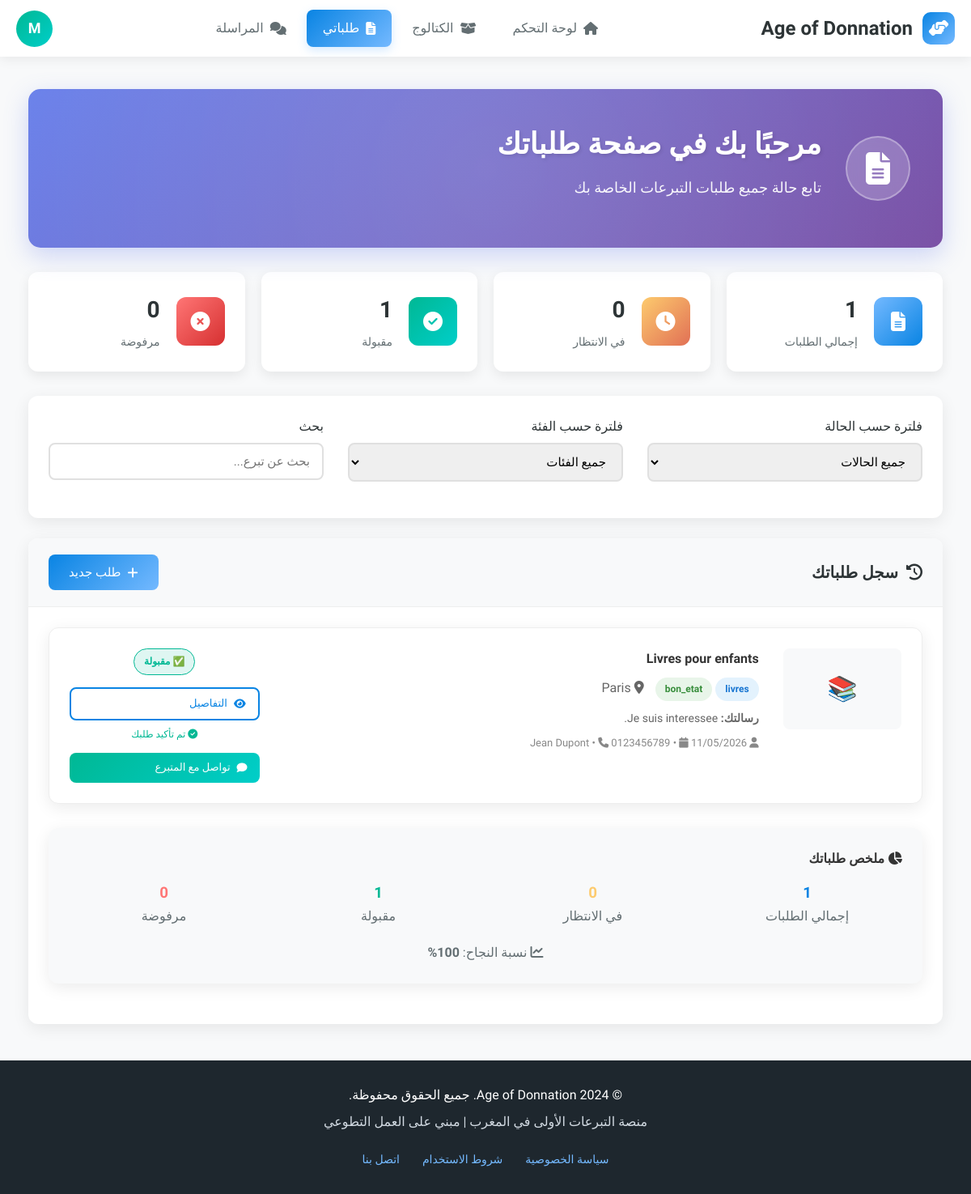
The page /beneficiaire/mes-demandes.php (signed in) on the database its author committed.
### tables this page shows
CREATE TABLE `users` (
  `id` INT(11) NOT NULL AUTO_INCREMENT,
  `nom` VARCHAR(100) NOT NULL,
  `email` VARCHAR(255) NOT NULL,
  `password` VARCHAR(255) NOT NULL,
  `type` ENUM('donateur','beneficiaire','livreur','admin') NOT NULL,
  `telephone` VARCHAR(20) DEFAULT NULL,
  `adresse` TEXT DEFAULT NULL,
  `ville` VARCHAR(100) DEFAULT NULL,
  `status` ENUM('active','inactive','pending') DEFAULT 'active',
  `reset_token` VARCHAR(100) DEFAULT NULL,
  `reset_expires` DATETIME DEFAULT NULL,
  `created_at` TIMESTAMP NOT NULL DEFAULT CURRENT_TIMESTAMP,
  `updated_at` TIMESTAMP NOT NULL DEFAULT CURRENT_TIMESTAMP ON UPDATE CURRENT_TIMESTAMP,
  PRIMARY KEY (`id`),
  UNIQUE KEY `email` (`email`)
);

CREATE TABLE `demandes` (
  `id` INT(11) NOT NULL AUTO_INCREMENT,
  `beneficiaire_id` INT(11) NOT NULL,
  `don_id` INT(11) NOT NULL,
  `message_demande` TEXT DEFAULT NULL,
  `statut` ENUM('en_attente','acceptee','refusee','annulee') DEFAULT 'en_attente',
  `created_at` TIMESTAMP NOT NULL DEFAULT CURRENT_TIMESTAMP,
  PRIMARY KEY (`id`),
  KEY `beneficiaire_id` (`beneficiaire_id`),
  KEY `don_id` (`don_id`),
  CONSTRAINT `demandes_ibfk_1`
    FOREIGN KEY (`beneficiaire_id`) REFERENCES `users` (`id`)
    ON DELETE CASCADE,
  CONSTRAINT `demandes_ibfk_2`
    FOREIGN KEY (`don_id`) REFERENCES `dons` (`id`)
    ON DELETE CASCADE
);

CREATE TABLE `dons` (
  `id` INT(11) NOT NULL AUTO_INCREMENT,
  `donateur_id` INT(11) NOT NULL,
  `titre` VARCHAR(255) NOT NULL,
  `description` TEXT NOT NULL,
  `photo_principale` VARCHAR(255) DEFAULT NULL,
  `categorie` ENUM('vetements','nourriture','meubles','livres','electromenager','divers') NOT NULL,
  `etat` ENUM('neuf','bon_etat','usage') NOT NULL,
  `adresse_retrait` TEXT DEFAULT NULL,
  `ville` VARCHAR(100) DEFAULT NULL,
  `livraison_option` ENUM('none','fifty','full') DEFAULT 'none',
  `statut` ENUM('disponible','reserve','donne','expire') DEFAULT 'disponible',
  `is_deleted` TINYINT(1) DEFAULT 0,
  `deleted_at` TIMESTAMP NULL DEFAULT NULL,
  `created_at` TIMESTAMP NOT NULL DEFAULT CURRENT_TIMESTAMP,
  `updated_at` TIMESTAMP NOT NULL DEFAULT CURRENT_TIMESTAMP ON UPDATE CURRENT_TIMESTAMP,
  PRIMARY KEY (`id`),
  KEY `donateur_id` (`donateur_id`),
  CONSTRAINT `dons_ibfk_1`
    FOREIGN KEY (`donateur_id`) REFERENCES `users` (`id`)
    ON DELETE CASCADE
);

### beneficiaire/mes-demandes.php (the view, shortened to what the rows shown need)
<?php
$database = new Database();
$db = $database->getConnection();
$user_id = $_SESSION['user_id'];
$query_user = "SELECT * FROM users WHERE id = :user_id";
$stmt_user = $db->prepare($query_user);
$stmt_user->bindParam(":user_id", $user_id);
$stmt_user->execute();
$current_user = $stmt_user->fetch(PDO::FETCH_ASSOC);
$query = "
    SELECT d.*,
           don.titre as don_titre,
           don.description as don_description,
           don.photo_principale,
           don.categorie,
           don.etat,
           don.adresse_retrait,
           don.ville,
           don.donateur_id,
           u.nom as donateur_nom,
           u.email as donateur_email,
           u.telephone as donateur_telephone
    FROM demandes d
    INNER JOIN dons don ON d.don_id = don.id
    INNER JOIN users u ON don.donateur_id = u.id
    WHERE d.beneficiaire_id = :user_id
    AND d.statut != 'annulee'
    ORDER BY
        CASE
            WHEN d.statut = 'en_attente' THEN 1
            WHEN d.statut = 'acceptee' THEN 2
            WHEN d.statut = 'refusee' THEN 3
            ELSE 4
        END,
        d.created_at DESC
";
$stmt = $db->prepare($query);
$stmt->bindParam(":user_id", $user_id);
$stmt->execute();
$demandes = $stmt->fetchAll(PDO::FETCH_ASSOC);
?>
<!DOCTYPE html>
<html lang="fr" dir="rtl">
<head>
    <link rel="stylesheet" href="https://cdnjs.cloudflare.com/ajax/libs/font-awesome/6.4.0/css/all.min.css">
</head>
<body>
    <nav class="navbar">
        <div class="user-menu">
            <div class="user-avatar" onclick="toggleDropdown()" title="الملف الشخصي">
                <?php echo strtoupper(substr($current_user['nom'], 0, 1)); ?>
            </div>
        </div>
    </nav>
    <div class="main-content">
        <div class="container">
            <div class="welcome-section">
                <div class="welcome-content">
                    <div class="welcome-text">
                        <h1>مرحبًا بك في صفحة طلباتك</h1>
                    </div>
                </div>
            </div>
            <div class="card">
                <div class="card-body">
                    <?php if(empty($demandes)): ?>
                        <div style="text-align: center; padding: 50px;">
                            <div style="font-size: 60px; color: #ddd; margin-bottom: 20px;">
                                <i class="fas fa-file-alt"></i>
                            </div>
                            <h3 style="color: #666; margin-bottom: 15px;">لا توجد طلبات</h3>
                            <p style="color: #888; margin-bottom: 25px;">لم تقم بتقديم أي طلبات تبرع بعد</p>
                            <a href="catalogue.php" class="btn btn-primary">
                                <i class="fas fa-search"></i> تصفح التبرعات
                            </a>
                        </div>
                    <?php else: ?>
                        <div id="demandesContainer">
                            <?php foreach($demandes as $demande): ?>
                            <div class="card demande-item"
                                 data-statut="<?php echo $demande['statut']; ?>"
                                 data-categorie="<?php echo $demande['categorie']; ?>"
                                 data-titre="<?php echo htmlspecialchars(strtolower($demande['don_titre'])); ?>">
                                <div class="card-body">
                                    <div class="row">
                                        <div class="col-2">
                                            <?php
                                            $image_path = !empty($demande['photo_principale']) ? '../' . $demande['photo_principale'] : '';
                                            if(!empty($image_path) && file_exists($image_path)): ?>
                                                <img src="<?php echo $image_path; ?>"
                                                     alt="<?php echo htmlspecialchars($demande['don_titre']); ?>"
                                                     style="width: 100%; height: 100px; object-fit: cover; border-radius: 8px;">
                                            <?php else: ?>
                                                <div style="width: 100%; height: 100px; background: #f8f9fa; border-radius: 8px; display: flex; align-items: center; justify-content: center; font-size: 30px; color: #aaa;">
                                                    <?php
                                                    $defaultImages = [
                                                        'vetements' => '👕',
                                                        'nourriture' => '🍎',
                                                        'meubles' => '🛋️',
                                                        'livres' => '📚',
                                                        'electromenager' => '🔌',
                                                        'divers' => '📦'
                                                    ];
                                                    echo $defaultImages[$demande['categorie']] ?? '📦';
                                                    ?>
                                                </div>
                                            <?php endif; ?>
                                        </div>
                                        <div class="col-7">
                                            <h4 style="margin-bottom: 10px;"><?php echo htmlspecialchars($demande['don_titre']); ?></h4>
                                            <div style="margin-bottom: 10px;">
                                                <span class="badge badge-primary"><?php echo $demande['categorie']; ?></span>
                                                <span class="badge badge-success"><?php echo $demande['etat']; ?></span>
                                                <span style="color: #666; margin-right: 10px;">
                                                    <i class="fas fa-map-marker-alt"></i> <?php echo htmlspecialchars($demande['ville']); ?>
                                                </span>
                                            </div>
                                            <?php if($demande['message_demande']): ?>
                                            <p style="color: #666; font-size: 14px; margin-bottom: 10px;">
                                                <strong>رسالتك:</strong>
                                                <?php echo strlen($demande['message_demande']) > 100 ? substr(htmlspecialchars($demande['message_demande']), 0, 100) . '...' : htmlspecialchars($demande['message_demande']); ?>
                                            </p>
                                            <?php endif; ?>
                                            <div style="font-size: 13px; color: #888;">
                                                <i class="fas fa-user"></i> <?php echo htmlspecialchars($demande['donateur_nom']); ?>
                                                <?php if($demande['donateur_telephone']): ?>
                                                    • <i class="fas fa-phone"></i> <?php echo htmlspecialchars($demande['donateur_telephone']); ?>
                                                <?php endif; ?>
                                                • <i class="fas fa-calendar"></i> <?php echo date('d/m/Y', strtotime($demande['created_at'])); ?>
                                            </div>
                                        </div>
                                        <div class="col-3">
                                            <div style="text-align: center; margin-bottom: 15px;">
                                                <?php
                                                $statusColors = [
                                                    'en_attente' => ['color' => '#fdcb6e', 'icon' => '⏳'],
                                                    'acceptee' => ['color' => '#00b894', 'icon' => '✅'],
                                                    'refusee' => ['color' => '#ff7675', 'icon' => '❌']
                                                ];
                                                $status = $statusColors[$demande['statut']] ?? ['color' => '#aaa', 'icon' => '📝'];
                                                $statusLabels = [
                                                    'en_attente' => 'في الانتظار',
                                                    'acceptee' => 'مقبولة',
                                                    'refusee' => 'مرفوضة'
                                                ];
                                                $statusText = $statusLabels[$demande['statut']] ?? $demande['statut'];
                                                ?>
                                                <span class="badge" style="background: <?php echo $status['color']; ?>20; color: <?php echo $status['color']; ?>; border: 1px solid <?php echo $status['color']; ?>; padding: 6px 12px;">
                                                    <?php echo $status['icon']; ?> <?php echo $statusText; ?>
                                                </span>
                                            </div>
                                            <div style="display: flex; flex-direction: column; gap: 8px;">
                                                <a href="details-demande.php?id=<?php echo $demande['id']; ?>" class="btn btn-sm btn-outline">
                                                    <i class="fas fa-eye"></i> التفاصيل
                                                </a>
                                                <?php if($demande['statut'] == 'en_attente'): ?>
                                                    <a href="?action=annuler&id=<?php echo $demande['id']; ?>"
                                                       class="btn btn-sm btn-danger"
                                                       onclick="return confirm('هل أنت متأكد من إلغاء هذا الطلب؟ سيتم حذفه نهائيًا.')">
                                                        <i class="fas fa-times"></i> إلغاء
                                                    </a>
                                                <?php elseif($demande['statut'] == 'acceptee'): ?>
                                                    <div style="text-align: center; font-size: 12px; color: #00b894; margin-bottom: 5px;">
                                                        <i class="fas fa-check-circle"></i> تم تأكيد طلبك
                                                    </div>
                                                    <?php if(isset($demande['donateur_id'])): ?>
                                                    <a href="messagerie.php?user_id=<?php echo $demande['donateur_id']; ?>" class="btn btn-sm btn-success">
                                                        <i class="fas fa-comment"></i> تواصل مع المتبرع
                                                    </a>
                                                    <?php endif; ?>
                                                <?php endif; ?>
                                            </div>
                                        </div>
                                    </div>
                                </div>
                            </div>
                            <?php endforeach; ?>
                        </div>
                    <?php endif; ?>
                </div>
            </div>
        </div>
    </div>
</body>
</html>
<?php
include '../includes/footer.php'; ?>

### rows shown on the page
users: nom "M"
demandes: don.categorie "📚", don.titre "Livres pour enfants", don.categorie "livres", don.etat "bon_etat", don.ville "Paris", message_demande "Je suis interessee.", users.nom "Jean Dupont", users.telephone "0123456789", created_at "11/05/2026", statut "✅", statut "مقبولة"

### other values the page prints
$stats['total'] "1"
$stats['en_attente'] "0"
$stats['acceptees'] "1"
$stats['refusees'] "0"
$tauxSuccess "100"
